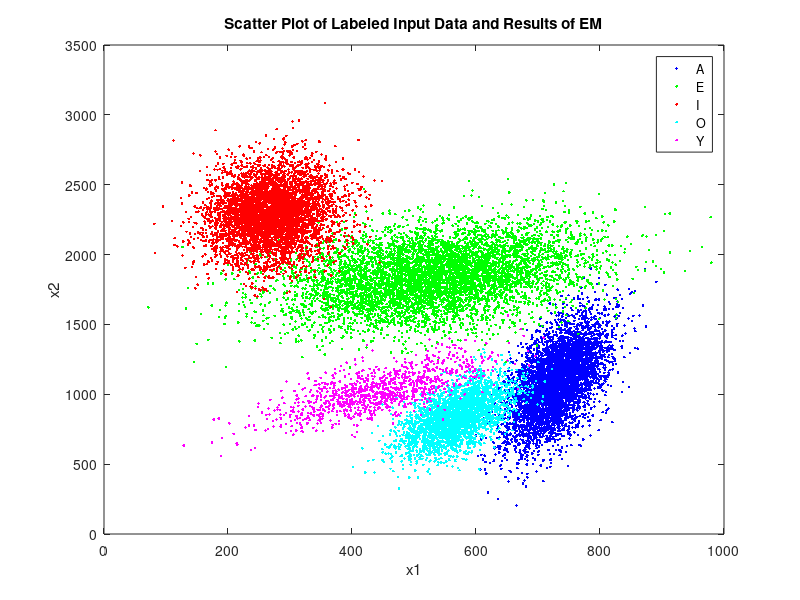

Write MATLAB code to recreate this figure. (Note: this script raises an error after producing the figure.)
% Homework 6: Expectation Maximation

clc;
clear all;
close all;


dataset = load('vowels.mat');

M = 5;
alpha_0 = [1; 1; 1; 1; 1];
mu_0 = repmat(min(dataset.allvow), 5, 1) + repmat(max(dataset.allvow) - min(dataset.allvow), 5, 1) .* rand(5,2);
Sigma_0 = cat(3, [100000, 100; 100, 100000], [100000, 100; 100, 100000], [100000, 100; 100, 100000], [100000, 100; 100, 100000], [100000, 100; 100, 100000]);
max_iter = 1000;


% generate scatter plots

figure;
plot(dataset.a(:,1), dataset.a(:,2), 'b.');
hold on;
plot(dataset.e(:,1), dataset.e(:,2), 'g.');
plot(dataset.i(:,1), dataset.i(:,2), 'r.');
plot(dataset.o(:,1), dataset.o(:,2), 'c.');
plot(dataset.y(:,1), dataset.y(:,2), 'm.');
xlabel('x1');
ylabel('x2');
title('Scatter Plot of Labeled Input Data and Results of EM');
legend('A', 'E', 'I', 'O', 'Y');


% run EM algorithm

[alpha, mu, Sigma, L, r_mn] = EM(dataset.allvow, M, alpha_0, mu_0, Sigma_0, max_iter);


% plot GMM

for m = 1:M
    plotGaussContour(mu(m,:), Sigma(:,:,m));
end


% plot log-Likelihood

figure;
plot(L);
xlabel('Iteration');
ylabel('log-Likelihood');
title('log-Likelihood Behaviour');



%% soft-classification

soft_class = vec2ind(r_mn')';

class1 = dataset.allvow(soft_class == 1, :);
class2 = dataset.allvow(soft_class == 2, :);
class3 = dataset.allvow(soft_class == 3, :);
class4 = dataset.allvow(soft_class == 4, :);
class5 = dataset.allvow(soft_class == 5, :);


% generate scatter plots

figure;
plot(class1(:,1), class1(:,2), 'b.');
hold on;
plot(class2(:,1), class2(:,2), 'g.');
plot(class3(:,1), class3(:,2), 'r.');
plot(class4(:,1), class4(:,2), 'c.');
plot(class5(:,1), class5(:,2), 'm.');
xlabel('x1');
ylabel('x2');
title('Scatter Plot of Soft-Classified Input Data');
legend('Component 1', 'Component 2', 'Component 3', 'Component 4', 'Component 5');



%% and now for something completely different: the same with diagonal Sigma

Sigma_0_diag = repmat([100000 100000], M, 1);


% generate scatter plots

figure;
plot(dataset.a(:,1), dataset.a(:,2), 'b.');
hold on;
plot(dataset.e(:,1), dataset.e(:,2), 'g.');
plot(dataset.i(:,1), dataset.i(:,2), 'r.');
plot(dataset.o(:,1), dataset.o(:,2), 'k.');
%plot(dataset.u(:,1), dataset.u(:,2), 'c.');
plot(dataset.y(:,1), dataset.y(:,2), 'm.');
xlabel('x1');
ylabel('x2');
title('Scatter Plot of Labeled Input Data and Results of EM with diagonal \Sigma');
legend('A', 'E', 'I', 'O', 'Y');


% run EM algorithm

[alpha_diag, mu_diag, Sigma_diag, L_diag] = EM_diagonal(dataset.allvow, M, alpha_0, mu_0, Sigma_0_diag, max_iter);


% plot GMM

for m = 1:M
    plotGaussContour(mu_diag(m,:), diag(Sigma_diag(m,:)));
end


% plot log-Likelihood

figure;
plot(L_diag);
xlabel('Iteration');
ylabel('log-Likelihood');
title('log-Likelihood Behaviour for diagonal \Sigma');
